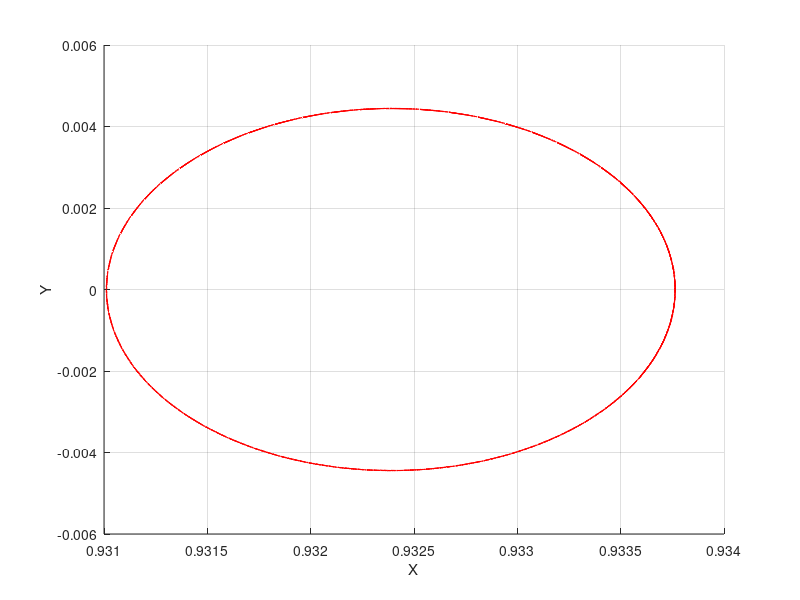

MATLAB code for this plot:
clc; close all; clear;


% First-Order Linear
%{
omega = 2.0152105515;
time_vec = 0:0.01:1/omega;
scaling_factor = 1.495978714e8;
w_p = 2.086453455;
w_v = 2.0152105515;
Ax = 206000/scaling_factor;
Ay = 665000/scaling_factor;
Az = 110000/scaling_factor;

t = 0:0.05:100;%2*pi;%100;
angle1 = 0:0.01:2*pi;
angle2 = 0:0.01:2*pi;

xpoint = 0.932385;
ypoint = 0;
zpoint = 0;

mu = -9.537e-4;
xsun = -mu;
ysun = 0;
zsun = 0;
xearth = 1 + xsun;
yearth = 0;
zearth = 0;

theta = 0 : 0.01 : 2*pi;
eradius = 6378/scaling_factor;
sradius = 696000/scaling_factor;

phi = 0;
m = 1;
psi = m*(pi/2) + phi;

% PLOTS 1
%{
x1 = -Ax*cos(angle1 + phi) + xpoint;
y1 = Ay*sin(angle1 + phi) + ypoint;
z1 = Az*sin(angle2 + 1*(pi/2) + phi) + zpoint;
x3 = -Ax*cos(angle1 + phi) + xpoint;
y3 = Ay*sin(angle1 + phi) + ypoint;
z3 = Az*sin(angle2 + 3*(pi/2) + phi) + zpoint;

subplot(3,1,1);
hold on;
plot(xpoint, ypoint, 'b*', 'DisplayName', 'L1 Lagrange Point')
plot(xearth, yearth, 'bo', 'MarkerSize', 5, 'MarkerFaceColor', 'b', 'DisplayName', 'Earth')
plot(xsun, ysun, 'ro', 'MarkerSize', 10, 'MarkerFaceColor', 'y', 'DisplayName', 'Sun')
plot(x1, y1, 'r-', 'DisplayName', 'M = 1')
plot(x3, y3, 'k-', 'DisplayName', 'M = 3')
xlabel('X')
ylabel('Y')
grid on
grid(gca, 'minor')
lgd = legend();
lgd.FontSize = 20;
hold off;

subplot(3,1,2);
hold on;
plot(xearth, zearth, 'bo', 'MarkerSize', 5, 'MarkerFaceColor', 'b')
plot(xsun, zsun, 'ro', 'MarkerSize', 10, 'MarkerFaceColor', 'y')
plot(xpoint, zpoint, 'b*')
plot(x1, z1, 'r-', 'DisplayName', 'M = 1')
plot(x3, z3, 'k-', 'DisplayName', 'M = 3')
xlabel('X') 
ylabel('Z')
grid on
grid(gca, 'minor')
hold off;

subplot(3,1,3);
hold on;
plot(yearth, zearth, 'bo', 'MarkerSize', 5, 'MarkerFaceColor', 'b')
plot(ysun, zsun, 'ro', 'MarkerSize', 10, 'MarkerFaceColor', 'y')
plot(ypoint, zpoint, 'b*')
plot(y1, z1, 'r-', 'DisplayName', 'M = 1')
plot(y3, z3, 'k-', 'DisplayName', 'M = 3')
xlabel('Y') 
ylabel('Z')
grid on
grid(gca, 'minor')
hold off;
%}

% PLOTS 2
%{
m = 1;
phi = 0;
psi = m*(pi/2) + phi;
x1 = -Ax*cos(w_p*t + phi) + xpoint;
y1 =  Ay*sin(w_p*t + phi) + ypoint;
z1 =  Az*sin(w_v*t + psi) + zpoint;

hold on;
[X,Y,Z] = sphere;
X2 = X * eradius;
Y2 = Y * eradius;
Z2 = Z * eradius;
XS = X * sradius;
YS = Y * sradius;
ZS = Z * sradius;
surf(X2 + xearth, Y2, Z2)
surf(XS + xsun, YS, ZS)
plot3(xpoint, ypoint, zpoint, 'b*')
plot3(x1, y1, z1, 'r', 'DisplayName', 'M = 1')
zlim([-0.01 0.01])
ylim([-0.01 0.01])
grid on;
xlabel('X') 
ylabel('Y') 
zlabel('Z') 
hold off;
%}

% PLOTS 3
%{
m = 1;
phi = 0;
psi = m*(pi/2) + phi;
x1 = -Ax*cos(w_p*t + phi) + xpoint;
y1 =  Ay*sin(w_p*t + phi) + ypoint;
z1 =  Az*sin(w_v*t + psi) + zpoint;

hold on;
plot3(xpoint, ypoint, zpoint, 'b*')
plot3(xearth, yearth, zearth, 'bo', 'MarkerSize', 5)
plot3(xsun, ysun, zsun, 'ro', 'MarkerSize', 10)
plot3(x1, y1, z1, 'r', 'DisplayName', 'M = 1')
% xlim([0.925 0.94])
grid on;
xlabel('X') 
ylabel('Y') 
zlabel('Z') 
hold off;
%}

% PLOTS 4
%{
m = 1;
phi = 0;
psi = m*(pi/2) + phi;
x1 = -Ax*cos(w_p*t + phi) + xpoint;
y1 =  Ay*sin(w_p*t + phi) + ypoint;
z1 =  Az*sin(w_v*t + psi) + zpoint;
subplot(3,1,1);
hold on;

plot(xpoint, ypoint, 'b*', 'DisplayName', 'L1 Lagrange Point')
plot(xearth, yearth, 'bo', 'MarkerSize', 5, 'MarkerFaceColor', 'b', 'DisplayName', 'Earth')
plot(xsun, ysun, 'ro', 'MarkerSize', 10, 'MarkerFaceColor', 'y', 'DisplayName', 'Sun')
plot(x1, y1, 'r-', 'DisplayName', 'M = 1')
xlabel('X')
ylabel('Y')
grid on
grid(gca, 'minor')
lgd = legend();
lgd.FontSize = 20;
hold off;

subplot(3,1,2);
hold on;
plot(xearth, zearth, 'bo', 'MarkerSize', 5, 'MarkerFaceColor', 'b')
plot(xsun, zsun, 'ro', 'MarkerSize', 10, 'MarkerFaceColor', 'y')
plot(xpoint, zpoint, 'b*')
plot(x1, z1, 'r-', 'DisplayName', 'M = 1')
xlabel('X') 
ylabel('Z')
grid on
grid(gca, 'minor')
hold off;

subplot(3,1,3);
hold on;
plot(yearth, zearth, 'bo', 'MarkerSize', 5, 'MarkerFaceColor', 'b')
plot(ysun, zsun, 'ro', 'MarkerSize', 10, 'MarkerFaceColor', 'y')
plot(ypoint, zpoint, 'b*')
plot(y1, z1, 'r-', 'DisplayName', 'M = 1')
xlabel('Y')
ylabel('Z')
grid on
grid(gca, 'minor')
hold off;
%}
%}



% Third-Order Linear

k = 3.2292680962;
c2 = 4.0610735668;
c3 = 3.0200105081;
c4 = 3.0305378797;
lam = sqrt((c2 + sqrt(9*c2^2 - 8*c2))/2);

d1 = ((3*lam^2)/k)*(k*(6*lam^2 - 1) - 2*lam); 
d2 = ((8*lam^2)/k)*(k*(11*lam^2 - 1) - 2*lam);
a21 = 3*c3*(k^2 - 2)/(4*(1 + 2*c2)); 
a22 = 3*c3/(4*(1 + 2*c2));

a23 = -((3*c3*lam)/(4*k*d1))*(3*(k^3)*lam - 6*k*(k-lam) + 4); 
a24 = -((3*c3*lam)/(4*k*d1))*(3*k*lam + 2);

b21 = -3*c3*lam*(3*k*lam - 4)/(2*d1);
b22 = -3*c3*lam/d1;

a31 = (-9*lam/(4*d2))*(4*c3*(k*a23 - b21) + k*c4*(4 + k^2)) ...
    + ((9*lam^2 + 1 - c2)/(2*d2))*(3*c3*(2*a23 - k*b21) + c4*(2 + 3*k^2));

d21 = -c3/(2*lam^2);
d31 = (3/(64*lam^2))*(4*c3*a24 + c4);
d32 = (3/(64*lam^2))*(4*c3*(a23 - d21) + c4*(4 + k^2));

a32 = (-9*lam/(4*d2))*(4*c3*(3*k*a24 - b22) + k*c4) ... 
    - 3*((9*lam^2 + 1 - c2)/(2*d2))*(c3*(k*b22 - d21 - 2*a24) - c4);

b31 = (3/(8*d2))*8*lam*(3*c3*(k*b21 - 2*a23) - c4*(2 + 3*k^2)) ... 
     + (3/(8*d2))*((9*lam^2 + 1 + 2*c2)*(4*c3*(k*a23 - b21)) + k*c4*(4 + k^2));

b32 = ((9*lam)/d2)*(c3*(k*b22 + d21 + -2*a24) - c4) ... 
    + 3*((9*lam^2 + 1 + 2*c2)/(8*d2))*(4*c3*(k*a24 - b22) + k*c4); 

xpoint = 0.932385;
ypoint = 0;
zpoint = 0;
mu = -9.537e-4;
xsun = -mu;
ysun = 0;
zsun = 0;
xearth = 1 + xsun;
yearth = 0;
zearth = 0;

phi = 0;
w_p = 2.086453455;
tau = 0:0.05:100;
tau_1 = w_p*tau + phi;

scaling_factor = 1.495978714e8;
eradius = 6378/scaling_factor;
sradius = 696000/scaling_factor;
Ax = 206000/scaling_factor;
Ay = 665000/scaling_factor;
Az = 110000/scaling_factor;
m = 1;
dm = 2 - m;
x1 =    -Ax*cos(tau_1) + (a23*Ax^2 - a24*Az^2)*cos(2*tau_1) + (a31*Ax^3 - a32*Ax*Az^2)*cos(3*tau_1) + a21*Ax^2 + a22*Az^2 + xpoint;
y1 =     Ay*sin(tau_1) + (b21*Ax^2 - b22*Az^2)*sin(2*tau_1) + (b31*Ax^3 - b32*Ax*Az^2)*sin(3*tau_1) + ypoint;
z1 =  dm*Az*cos(tau_1) + dm*d21*Ax*Az*cos(2*tau_1 - 3) + dm*(d32*Az*Ax^2 - d31*Az^3)*cos(3*tau_1) + zpoint;

hold on;
% plot3(xpoint, ypoint, zpoint, 'b*')
% [X,Y,Z] = sphere;
% X2 = X * eradius;
% Y2 = Y * eradius;
% Z2 = Z * eradius;
% XS = X * sradius;
% YS = Y * sradius;
% ZS = Z * sradius;
% surf(X2 + xearth, Y2, Z2)
% surf(XS + xsun, YS, ZS, 'FaceColor', 'y', 'EdgeColor', 'k')
plot3(x1, y1, z1, 'r', 'DisplayName', 'M = 1')

% Draw XY plane
% (1, 1, 0)
% (-1, 1, 0)
% (-1, -1, 0)
% (1, -1, 0)
% p = patch([1.2 -0.2 -0.2 1.2], [5e-3 5e-3 -5e-3 -5e-3], [0 0 0 0]);
% p.FaceAlpha = 0.1;

grid on;
xlabel('X') 
ylabel('Y') 
zlabel('Z') 
hold off;
%}




% BACKUP
% clc; close all; clear all;
% 
% omega = 2.0152105515;
% 
% time_vec = 0:0.01:1/omega;
% 
% % [x, y, z] = sphere(40);
% 
% scaling_factor = 1.497610041e6;
% w_p = 2.086453455;
% w_v = 2.0152105515;
% A_x = 206000/scaling_factor;
% A_z = 110000/scaling_factor;
% K = 3.2292680962;
% 
% m = 1;
% phi = 0;
% psi = m*(pi/2) + phi;
% 
% angle1 = 0:0.01:2*pi;
% angle2 = 0:0.01:2*pi;
% 
% xpoint = 0.932385;
% ypoint = 0;
% zpoint = 0;
% 
% mu = -9.537e-4;
% xsun = -mu;
% ysun = 0;
% zsun = 0;
% 
% xearth = 1 + xsun;
% yearth = 0;
% zearth = 0;
% 
% % xr = -A_x*cos(angle1) + xpoint;
% % yr = K*A_x*sin(angle1) + ypoint;
% % zr = A_z*sin(angle2) + zpoint;
% 
% x1 = -A_x*cos(angle1 + phi) + xpoint;
% y1 = K*A_x*sin(angle1 + phi) + ypoint;
% z1 = A_z*sin(angle2 + 1*(pi/2) + phi) + zpoint;
% 
% x3 = -A_x*cos(angle1 + phi) + xpoint;
% y3 = K*A_x*sin(angle1 + phi) + ypoint;
% z3 = A_z*sin(angle2 + 3*(pi/2) + phi) + zpoint;
% 
% gamma = 1.001090475e-2;
% % xbar_r = (xr - 1 + mu + gamma)/gamma;
% % ybar_r = yr/gamma;
% % zbar_r = zr/gamma;
% 
% xbar_1 = (x1 - 1 + mu + gamma)/gamma;
% ybar_1 = y1/gamma;
% zbar_1 = z1/gamma;
% 
% xbar_3 = (x3 - 1 + mu + gamma)/gamma;
% ybar_3 = y3/gamma;
% zbar_3 = z3/gamma;
% 
% % plot3(xr, yr, zr, 'b-*', 'DisplayName', 'Reference')
% % hold on;
% % plot3(x1, y1, z1, 'r-*', 'DisplayName', 'M = 1')
% % plot3(x3, y3, z3, 'k-*', 'DisplayName', 'M = 3')
% % hold off;
% % legend()
% % xlabel('X') 
% % ylabel('Y') 
% % zlabel('Z') 
% 
% 
% subplot(3,1,1);
% hold on;
% plot(xpoint, ypoint, 'b*')
% plot(xearth, yearth, 'bo', 'MarkerSize', 5)
% plot(xsun, ysun, 'ro', 'MarkerSize', 10)
% % plot(xr, yr, 'b-', 'DisplayName', 'Reference')
% % plot(x1, y1, 'r-', 'DisplayName', 'M = 1')
% % plot(x3, y3, 'k-', 'DisplayName', 'M = 3')
% plot(xbar_1, ybar_1, 'r-', 'DisplayName', 'M = 1')
% plot(xbar_3, ybar_3, 'k-', 'DisplayName', 'M = 3')
% xlabel('X') 
% ylabel('Y')
% % xlim([0.4, 1.4])
% legend()
% hold off;
% 
% subplot(3,1,2);
% hold on;
% plot(xearth, zearth, 'bo', 'MarkerSize', 5)
% plot(xsun, zsun, 'ro', 'MarkerSize', 10)
% plot(xpoint, zpoint, 'b*')
% % plot(xr, zr, 'b-')
% % plot(x1, z1, 'r-')
% % plot(x3, z3, 'k-')
% plot(xbar_1, zbar_1, 'r-', 'DisplayName', 'M = 1')
% plot(xbar_3, zbar_3, 'k-', 'DisplayName', 'M = 3')
% xlabel('X') 
% ylabel('Z') 
% hold off;
% 
% subplot(3,1,3);
% hold on;
% plot(yearth, zearth, 'bo', 'MarkerSize', 5)
% plot(ysun, zsun, 'ro', 'MarkerSize', 10)
% plot(ypoint, zpoint, 'b*')
% % plot(yr, zr, 'b-')
% % plot(y1, z1, 'r-')
% % plot(y3, z3, 'k-')
% plot(ybar_1, zbar_1, 'r-', 'DisplayName', 'M = 1')
% plot(ybar_3, zbar_3, 'k-', 'DisplayName', 'M = 3')
% xlabel('Y') 
% ylabel('Z') 
% hold off;
% 
% % BACKUP
% % x = -A_x*cos(time_vec.*w_p + phi);
% % y = K*A_x*sin(time_vec.*w_p + phi);
% % z = A_z*sin(time_vec.*w_v + psi);
% 
% % plot(y, z, 'b')
% % hold on;
% % plot(y_, z_, 'r')
% % hold off;
% 
